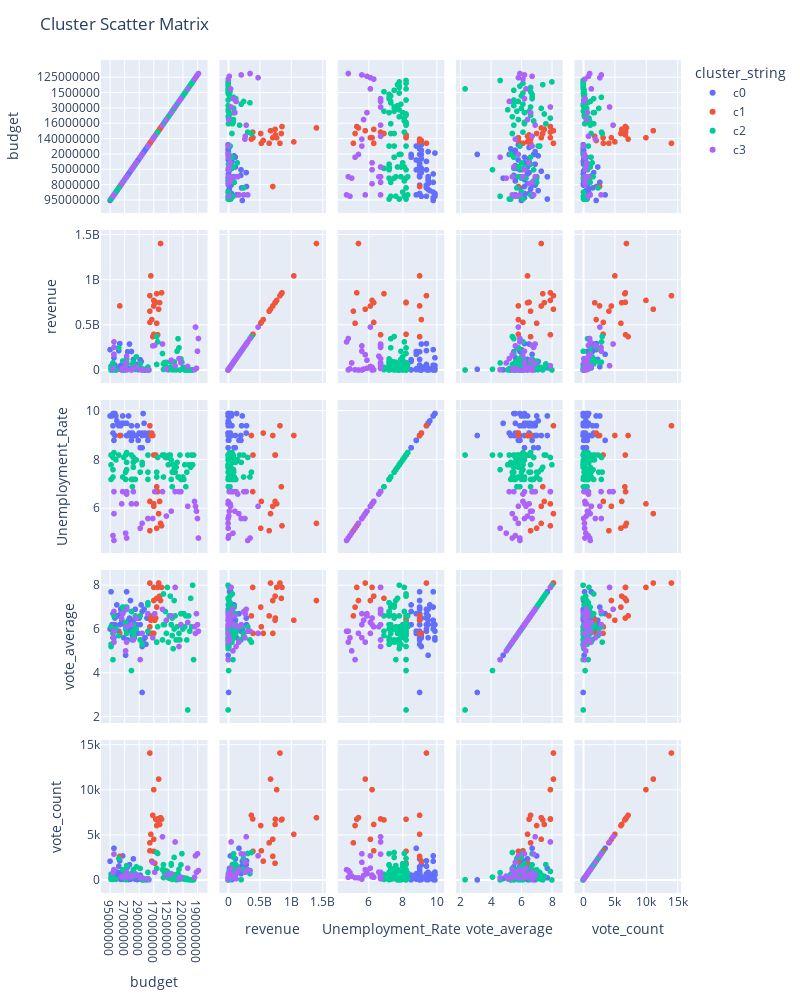

The cell this chart's notebook holds for it:
### Code cell
import seaborn as sns
import matplotlib.pyplot as plt
import matplotlib.style as style
from plotly.offline import init_notebook_mode, iplot, plot

fig = px.scatter_matrix(smaller_df, dimensions=['budget', 'revenue', 'Unemployment_Rate','vote_average', 'vote_count'],
                        color='cluster_string', hover_data=['title', 'genres'])
fig.update_layout(
    title='Cluster Scatter Matrix',
    height=1000,
    width=800
)

iplot(fig)
clusters = list(smaller_df['cluster_label'].unique())
cluster_dict = dict()

cluster_count = 0
for col in range(2):
    for row in range(2):
        cluster_df = smaller_df[smaller_df.cluster_label == clusters[cluster_count]]
        cluster_dict["{},{}".format(str(col), str(row))] = cluster_df['genres'].value_counts()
        cluster_count += 1

cluster_count = 0

fig, axs = plt.subplots(2, 2, figsize=(15,15))

for col in range(2):
    for row in range(2):
        coord = "{},{}".format(str(col), str(row))

        sns.barplot(y=cluster_dict[coord].index, x=cluster_dict[coord].values, orient='h',
                    palette={'Drama': '#94447f',
                             'Action': '#5796ef',
                             'Adventure': '#8a59c0',
                             'Comedy': '#288abf',
                             'Crime': '#0ab78d',
                             'Thriller': '#4ed993',
                             'Fantasy': '#7d3970',
                             'Horror': '#b3dc67',
                             'Science Fiction': '#dc560a',
                             'Animation': '#0079fe',
                             'Romance': '#98d3a8',
                             'Foreign':'#99ff00',
                             'Mystery': '#d5105a',
                             'Family': '#d04dcf',
                             'War': '#58c7a2',
                             'History': '#7bf1f8',
                             'Western': '#244155',
                             'TV Movie': '#587b77',
                             'Music': '#c64ac2',
                             'Documentary': '#5e805d'}, edgecolor='black', linewidth=0.9, ax=axs[col][row])

        title = "Cluster {}'s Genre Distribution".format(cluster_count)
        axs[col][row].set_title(title, fontsize=15, fontweight='bold')
        cluster_count += 1
plt.tight_layout()
plt.show()

### Figure 1 — Plotly figure (JSON) as saved in the notebook; plotly's stock layout.template omitted (floating-point values rounded to 4 significant figures; data arrays with more than 128 entries replaced by an {"elided": "..."} marker saying what was removed)
{"data": [{"customdata": [["Percy Jackson & the Olympians: The Lightning Thief", "Adventure"], ["My Name Is Khan", "Drama"], ["From Paris with Love", "Action"], ["She's Out of My League", "Comedy"], ["The Bounty Hunter", "Action"], ["Repo Men", "Action"], ["Ca$h", "Crime"], ["Four Lions", "Comedy"], ["Buried", "Drama"], ["The Sorcerer's Apprentice", "Fantasy"], ["Salt", "Action"], ["It's Kind of a Funny Story", "Comedy"], ["Let Me In", "Drama"], ["Dirty Girl", "Drama"], ["127 Hours", "Adventure"], ["Hatchet II", "Horror"], ["Tomorrow, When the War Began", "Action"], ["Vanishing on 7th Street", "Mystery"], ["The Eagle", "Adventure"], ["Battle: Los Angeles", "Action"], ["The Princess of Montpensier", "Action"], ["Bridesmaids", "Comedy"], ["The Tree of Life", "Drama"], ["Pina", "Documentary"], ["Everything Must Go", "Comedy"], ["Larry Crowne", "Comedy"], ["Horrible Bosses", "Comedy"], ["30 Minutes or Less", "Action"], ["Glee: The Concert Movie", "Documentary"], ["The Conspirator", "Crime"], ["A Dangerous Method", "Drama"], ["Warrior", "Action"], ["Enthiran", "Action"], ["In Time", "Action"], ["Carnage", "Comedy"], ["Paranormal Activity 3", "Horror"], ["The Double", "Action"], ["Shaolin", "Action"], ["The Iron Lady", "History"], ["The Flowers of War", "Drama"], ["Chapiteau-Show", "Comedy"], ["Silent House", "Horror"], ["5 Days of War", "War"], ["War of the Arrows", "Drama"], ["Behind the Burly Q", "Documentary"], ["Late Autumn", "Drama"], ["17 Girls", "Drama"], ["Remington and the Curse of the Zombadings", "Foreign"], ["Mere Brother Ki Dulhan", "Drama"], ["La peggior settimana della mia vita", "Comedy"], ["William & Kate", "Drama"], ["Pregnant", "Comedy"]], "dimensions": [{"axis": {"matches": true}, "label": "budget", "values": ["95000000", "12000000", "52000000", "20000000", "40000000", "32000000", "7000000", "967686", "1987650", "150000000", "110000000", "8000000", "20000000", "4000000", "18000000", "2500000", "27000000", "10000000", "25000000", "70000000", "14734000", "32500000", "32000000", "4317946", "5000000", "30000000", "35000000", "28000000", "9000000", "25000000", "15000000", "25000000", "26400000", "40000000", "25000000", "5000000", "17000000", "29000000", "13000000", "94000000", "2000000", "2000000", "20000000", "8000000", "250000", "6200000", "4141459", "22361", "5510000", "11000000", "20", "2000000"]}, {"axis": {"matches": true}, "label": "revenue", "values": [226497209, 42345360, 52826594, 49779728, 136000000, 18409891, 46488, 4270000, 19152480, 215283742, 293329073, 6491240, 24145613, 55125, 35692920, 52604, 16504936, 1068682, 27122040, 202466756, 6775121, 288383523, 54674226, 14624826, 2614773, 36160375, 117000000, 40547440, 18663238, 15478800, 27462041, 23057115, 62000000, 173930596, 27603069, 205703818, 3696232, 33662874, 114956699, 95311434, 393816, 13101672, 17479, 49000000, 23859, 4820000, 201607, 721651, 18050000, 12935800, 15, 8000000]}, {"axis": {"matches": true}, "label": "Unemployment_Rate", "values": [9.8, 9.8, 9.8, 9.9, 9.9, 9.9, 9.8, 9.6, 9.5, 9.4, 9.4, 9.4, 9.4, 9.5, 9.8, 9.5, 9.5, 9.5, 9, 9, 9.8, 9.1, 9, 9, 9.4, 9.1, 9, 9, 9, 9.5, 9, 9, 9.4, 8.8, 9, 8.8, 8.8, 9.1, 8.5, 8.5, 8.5, 9.1, 9.1, 9, 9.9, 9.5, 9.1, 9, 9, 8.8, 9.1, 9]}, {"axis": {"matches": true}, "label": "vote_average", "values": [6, 7.7, 6.2, 5.9, 5.6, 6.2, 6, 7.1, 6.6, 5.9, 6.2, 6.9, 6.7, 6.4, 7, 5.6, 6.2, 4.8, 5.9, 5.5, 6.4, 6.5, 6.5, 7.3, 6, 5.7, 6.4, 5.6, 6.9, 6.2, 6.2, 7.7, 6.5, 6.7, 7, 5.9, 5.8, 6.5, 6.2, 7.1, 6.8, 5.2, 5.8, 6.7, 5.5, 6.9, 5.6, 5.3, 6.5, 5.9, 5.8, 3.1]}, {"axis": {"matches": true}, "label": "vote_count", "values": [2079, 237, 684, 544, 878, 627, 73, 428, 853, 1526, 2125, 691, 656, 71, 2668, 91, 195, 165, 426, 1462, 42, 1697, 1009, 76, 210, 369, 2341, 537, 81, 138, 589, 1297, 46, 3512, 760, 685, 226, 102, 540, 193, 13, 125, 63, 68, 3, 22, 103, 5, 19, 96, 30, 7]}], "hovertemplate": "cluster_string=c0<br>%{xaxis.title.text}=%{x}<br>%{yaxis.title.text}=%{y}<br>title=%{customdata[0]}<br>genres=%{customdata[1]}<extra></extra>", "legendgroup": "c0", "marker": {"color": "#636efa", "symbol": "circle"}, "name": "c0", "showlegend": true, "type": "splom"}, {"customdata": [["Inception", "Action"], ["Pirates of the Caribbean: On Stranger Tides", "Adventure"], ["Cars 2", "Animation"], ["Captain America: The First Avenger", "Action"], ["The Twilight Saga: Breaking Dawn - Part 1", "Adventure"], ["Snow White and the Huntsman", "Adventure"], ["Madagascar 3: Europe's Most Wanted", "Animation"], ["The Amazing Spider-Man", "Action"], ["The Hunger Games: Catching Fire", "Adventure"], ["The Wolf of Wall Street", "Crime"], ["Interstellar", "Adventure"], ["X-Men: Days of Future Past", "Action"], ["Godzilla", "Action"], ["Dawn of the Planet of the Apes", "Science Fiction"], ["Guardians of the Galaxy", "Action"], ["Avengers: Age of Ultron", "Action"], ["Ant-Man", "Science Fiction"], ["Inside Out", "Drama"], ["The Hunger Games: Mockingjay - Part 2", "Action"]], "dimensions": [{"axis": {"matches": true}, "label": "budget", "values": ["160000000", "380000000", "200000000", "140000000", "110000000", "170000000", "145000000", "215000000", "130000000", "100000000", "165000000", "250000000", "160000000", "170000000", "170000000", "280000000", "130000000", "175000000", "160000000"]}, {"axis": {"matches": true}, "label": "revenue", "values": [825532764, 1045713802, 559852396, 370569774, 712171856, 396600000, 746921274, 752215857, 847423452, 392000694, 675120017, 747862775, 529076069, 710644566, 773328629, 1405403694, 519311965, 857611174, 653428261]}, {"axis": {"matches": true}, "label": "Unemployment_Rate", "values": [9.4, 9, 9.1, 9, 9, 8.2, 8.2, 8.2, 6.9, 6.7, 5.8, 6.3, 6.3, 6.1, 6.2, 5.4, 5.2, 5.3, 5.1]}, {"axis": {"matches": true}, "label": "vote_average", "values": [8.1, 6.4, 5.8, 6.6, 5.8, 5.8, 6.4, 6.5, 7.4, 7.9, 8.1, 7.5, 6.1, 7.3, 7.9, 7.3, 7, 7.9, 6.6]}, {"axis": {"matches": true}, "label": "vote_count", "values": [14075, 5068, 2088, 7174, 2622, 3183, 1857, 6734, 6656, 6768, 11187, 6155, 3232, 4511, 10014, 6908, 6029, 6737, 4117]}], "hovertemplate": "cluster_string=c1<br>%{xaxis.title.text}=%{x}<br>%{yaxis.title.text}=%{y}<br>title=%{customdata[0]}<br>genres=%{customdata[1]}<extra></extra>", "legendgroup": "c1", "marker": {"color": "#EF553B", "symbol": "circle"}, "name": "c1", "showlegend": true, "type": "splom"}, {"customdata": {"elided": "74x2 str values"}, "dimensions": [{"axis": {"matches": true}, "label": "budget", "values": ["100000000", "25000000", "40000000", "85000000", "150000000", "16000000", "10000000", "45000000", "35000000", "26000000", "5000000", "14000000", "2500000", "12000000", "3800000", "12500000", "1000000", "8900000", "20000000", "35000000", "25000000", "60000000", "12000000", "15000000", "6500000", "11500000", "3000000", "35000000", "130000000", "13000000", "13000000", "20000000", "25000000", "10000000", "11000000", "23000000", "2000000", "500000", "3000000", "130000000", "2200000", "18000000", "105000000", "80000000", "35000000", "60000000", "30000000", "12000000", "5000000", "100000", "50000000", "9000000", "11000000", "7000000", "30000000", "39200000", "22000000", "33000000", "1500000", "16000000", "19700000", "2900000", "6500000", "20000000", "65000000", "3500000", "10000000", "11000000", "11180", "200000", "120000", "11178", "6000000", "2000000"]}, {"axis": {"matches": true}, "label": "revenue", "values": [312573423, 63100000, 24719215, 183018522, 245527149, 68263166, 9636289, 82966152, 31083599, 53676580, 8493728, 85446075, 3325038, 35485056, 16800000, 1353868, 9138338, 29844753, 4636169, 88058786, 119772232, 105200903, 2521, 146497771, 2401510, 1402307, 11176469, 42930462, 371876278, 68572378, 18000000, 78378744, 86175291, 21587700, 10631747, 15600000, 58510, 1000000, 89328627, 61648500, 208000000, 99206215, 347434178, 246984278, 13785015, 90565421, 62616646, 15008161, 9114264, 95000, 122915111, 6108720, 32935319, 6147, 4861022, 86758912, 24000000, 9494789, 1938, 5867686, 30000000, 74918, 3721345, 27187375, 73706, 7339398, 30283, 7200000, 24591, 486937, 130000, 34659, 4588176, 11666088]}, {"axis": {"matches": true}, "label": "Unemployment_Rate", "values": [8.1, 8.3, 8.3, 8.2, 8.2, 8.2, 8.2, 8.2, 8.1, 8.1, 8.2, 8.1, 8.1, 7.8, 8.1, 7.8, 8.2, 8.2, 8.1, 7.9, 7.9, 8, 8.2, 8, 7.5, 7.8, 7.6, 7.7, 7.5, 7.5, 7.5, 7.6, 7.6, 7.5, 7.5, 7.5, 7.8, 7.7, 7.5, 7.3, 7.9, 7.3, 7.3, 7.3, 7.2, 7.2, 7.2, 7.2, 7.2, 8.2, 7.2, 7.2, 7.2, 8, 6.9, 7.2, 7.3, 7.2, 7.8, 7.3, 6.9, 7.5, 6.9, 7.3, 8.2, 7.8, 7.2, 8.2, 7.8, 7.7, 8.2, 7.8, 8.2, 7.9]}, {"axis": {"matches": true}, "label": "vote_average", "values": [6.1, 6.1, 6.6, 5.5, 5.7, 7.6, 6.3, 6.2, 6.2, 6.8, 4.1, 5.8, 6.8, 6.1, 7.9, 5.4, 6.6, 7.5, 5.6, 5.6, 5.8, 6.2, 5.2, 6, 6.5, 5.1, 7.3, 5.8, 5.4, 6.6, 5.5, 4.6, 6.1, 7, 7.1, 6.6, 5.3, 5.5, 6, 5.4, 6.1, 7, 5.5, 5.8, 5.6, 6.2, 5.5, 5.3, 6.8, 5.5, 6.7, 6.6, 7.2, 6, 5.9, 6.7, 6, 6.7, 6.1, 6.2, 6.6, 5.5, 5.7, 5.8, 2.3, 6.6, 6, 5.9, 5.9, 7.4, 6.1, 8, 4.6, 5.3]}, {"axis": {"matches": true}, "label": "vote_count", "values": [2940, 777, 153, 1148, 2383, 1701, 713, 784, 848, 1055, 319, 509, 454, 300, 946, 244, 183, 413, 223, 909, 212, 1805, 69, 1452, 308, 139, 583, 1155, 3045, 1275, 307, 813, 1595, 1080, 161, 307, 110, 28, 2498, 1280, 28, 1126, 711, 1180, 358, 1649, 547, 642, 628, 94, 1688, 679, 845, 71, 632, 2910, 127, 234, 65, 256, 128, 173, 59, 74, 28, 52, 30, 24, 11, 8, 10, 1, 10, 9]}], "hovertemplate": "cluster_string=c2<br>%{xaxis.title.text}=%{x}<br>%{yaxis.title.text}=%{y}<br>title=%{customdata[0]}<br>genres=%{customdata[1]}<extra></extra>", "legendgroup": "c2", "marker": {"color": "#00cc96", "symbol": "circle"}, "name": "c2", "showlegend": true, "type": "splom"}, {"customdata": [["August: Osage County", "Comedy"], ["American Hustle", "Drama"], ["Her", "Romance"], ["Ride Along", "Action"], ["Divergent", "Adventure"], ["Labor Day", "Drama"], ["Sabotage", "Action"], ["Joe", "Drama"], ["Mr. Peabody & Sherman", "Animation"], ["13 Sins", "Horror"], ["Muppets Most Wanted", "Comedy"], ["A Most Wanted Man", "Thriller"], ["The Rover", "Crime"], ["Teenage Mutant Ninja Turtles", "Science Fiction"], ["Sin City: A Dame to Kill For", "Crime"], ["The Drop", "Drama"], ["The Boxtrolls", "Animation"], ["Walking With Dinosaurs", "Animation"], ["Exodus: Gods and Kings", "Adventure"], ["Dumb and Dumber To", "Comedy"], ["The Loft", "Thriller"], ["Lost River", "Fantasy"], ["Tomorrowland", "Adventure"], ["The Vatican Tapes", "Thriller"], ["Paranormal Activity: The Ghost Dimension", "Horror"], ["Louder Than Bombs", "Drama"], ["Jane Got a Gun", "Action"], ["Triple 9", "Action"], ["The Angry Birds Movie", "Family"], ["Resident Evil: The Final Chapter", "Action"]], "dimensions": [{"axis": {"matches": true}, "label": "budget", "values": ["25000000", "40000000", "23000000", "25000000", "85000000", "18000000", "35000000", "4000000", "145000000", "5000000", "50000000", "15000000", "12250000", "125000000", "65000000", "12600000", "60000000", "80000000", "140000000", "40000000", "14000000", "2000000", "190000000", "13000000", "10000000", "11000000", "25000000", "20000000", "73000000", "40000000"]}, {"axis": {"matches": true}, "label": "revenue", "values": [74188937, 251171807, 47351251, 153997819, 288747895, 20275812, 17508518, 2365467, 272912430, 13809, 80383290, 31554855, 2295423, 477200000, 39407616, 19054534, 108255770, 126546518, 268031828, 169837010, 10076790, 45431, 209154322, 1784763, 78096553, 161789, 1397284, 12639297, 349779543, 312242626]}, {"axis": {"matches": true}, "label": "Unemployment_Rate", "values": [6.7, 6.7, 6.7, 6.6, 6.7, 6.7, 6.7, 6.2, 6.7, 6.2, 6.7, 6.2, 6.3, 6.1, 6.1, 5.9, 5.9, 6.7, 5.6, 5.8, 5.7, 5.4, 5.6, 5.2, 5, 5.6, 4.8, 4.9, 4.8, 4.7]}, {"axis": {"matches": true}, "label": "vote_average", "values": [6.9, 6.8, 7.9, 6.1, 6.9, 6.7, 5.5, 6.5, 6.7, 6.2, 6.2, 6.5, 6.1, 5.8, 6.3, 6.7, 6.6, 5.2, 5.6, 5.4, 6.4, 5.8, 6.2, 4.6, 5, 6.7, 5.4, 5.6, 5.9, 5.9]}, {"axis": {"matches": true}, "label": "vote_count", "values": [497, 2868, 4215, 867, 4784, 306, 560, 346, 861, 355, 318, 545, 295, 2677, 1314, 859, 689, 136, 1957, 1140, 500, 228, 2904, 248, 435, 93, 293, 812, 1048, 1139]}], "hovertemplate": "cluster_string=c3<br>%{xaxis.title.text}=%{x}<br>%{yaxis.title.text}=%{y}<br>title=%{customdata[0]}<br>genres=%{customdata[1]}<extra></extra>", "legendgroup": "c3", "marker": {"color": "#ab63fa", "symbol": "circle"}, "name": "c3", "showlegend": true, "type": "splom"}], "layout": {"dragmode": "select", "height": 1000, "legend": {"title": {"text": "cluster_string"}, "tracegroupgap": 0}, "margin": {"t": 60}, "title": {"text": "Cluster Scatter Matrix"}, "width": 800}}
